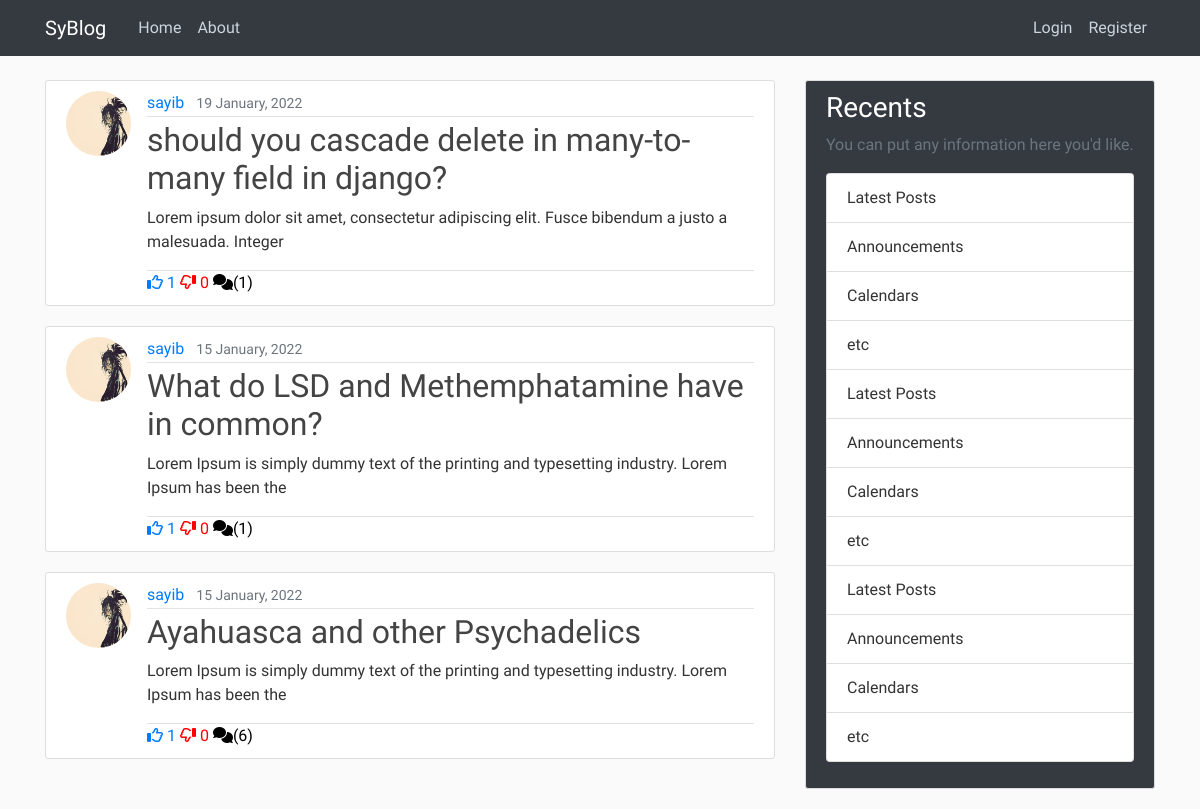
The app's page /, older data.
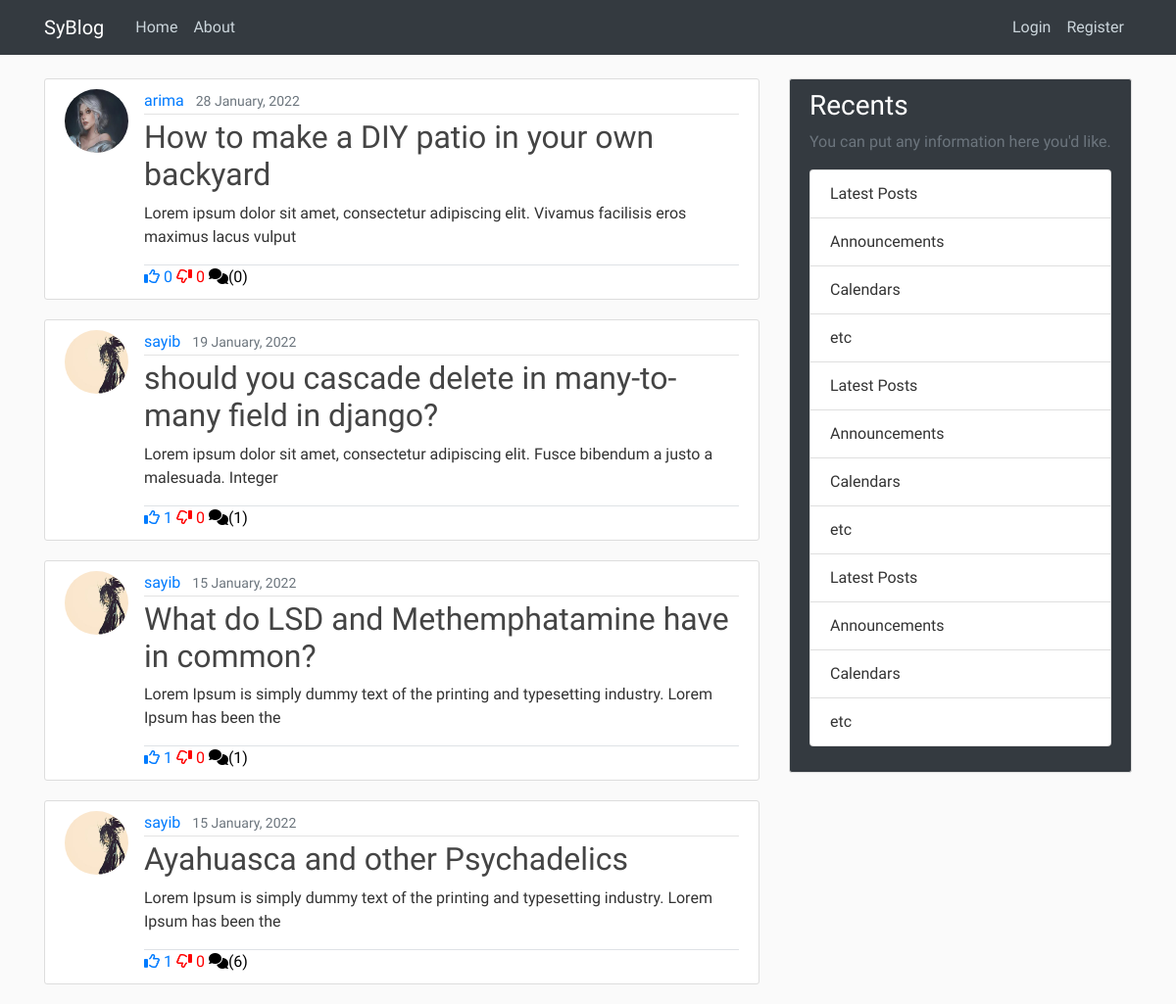
The same page, newer data.
### blog/models.py (models this page shows, shortened)
class Post(models.Model):
    title = models.CharField(max_length=100)
    content = models.TextField()
    date_posted = models.DateTimeField(default=timezone.now)
    author = models.ForeignKey(User, on_delete=models.CASCADE)
    likes = models.ManyToManyField(User, related_name="blog_likes")
    dislikes = models.ManyToManyField(User, related_name="blog_dislikes")
    def snippet(self):
        return self.content[:100]
    def likes_count(self):
        return self.likes.count()
    def dislikes_count(self):
        return self.dislikes.count()

### users/models.py (models this page shows, shortened)
class Profile(models.Model):
    user = models.OneToOneField(User, on_delete=models.CASCADE)
    image = models.ImageField(default = "default.jpg", upload_to='profile_pics')

### blog/views.py (the view)
# urls.py: path('', PostListView.as_view(), name="blog-home"),
class PostListView(ListView):
    model = Post
    template_name = "blog/home.html"
    context_object_name = 'posts'
    ordering = ['-date_posted']

### friend/context_processors.py (called while the page is built)
def requests_to_base(requests):
    receivers = dict(Counter([req.receiver for req in FriendRequest.objects.all()]))
    return {'receivers': receivers}

### blog/templates/blog/home.html
{% extends 'blog/base.html' %}
{% block content %}
    {% for post in posts %}
        <article class="media content-section">
            <img class="rounded-circle article-img" src="{{post.author.profile.image.url}}" >
            <div class="media-body">
                <div class="article-metadata">
                    <a class="mr-2" href="{% url 'user_display' post.author.id %}">{{ post.author }}</a>
                    <small class="text-muted">{{ post.date_posted|date:"d F, Y" }}</small>
                </div>
                <h2><a class="article-title" href="{% url 'post-detail' post.id%}">{{ post.title }}</a></h2>
                <p class="article-content">{{ post.snippet }}</p>
                <div class="border-top">
                    <a class="like-btn"  style="text-decoration:none" disabled><i class="fa-regular fa-thumbs-up"></i> {{post.likes_count}}</a>
                    <a class="like-btn"  style="text-decoration:none; color:red" disabled><i class="fa-regular fa-thumbs-down fa-flip-horizontal"></i> {{post.dislikes_count}}</a>
                    <a style="text-decoration:none; color:black" disabled><i class="fas fa-comments"></i>({{post.comments.all.count}})</a>
                </div>
            </div>
        </article>
    {% endfor %}
{% endblock content %}

### blog/templates/blog/base.html (shortened to what this page needs)
{% load static %}
<!DOCTYPE html>
<html lang="en">
<head>
    <link rel="stylesheet" href="https://cdnjs.cloudflare.com/ajax/libs/font-awesome/6.0.0-beta3/css/all.min.css" />
    <link rel="stylesheet" href="https://cdn.jsdelivr.net/npm/bootstrap@4.6.1/dist/css/bootstrap.min.css">
    <link rel="stylesheet" href="{% static 'blog/main.css' %}">
  </head>
<body>
    <header class="site-header">
      <nav class="navbar navbar-expand-md navbar-dark bg-dark fixed-top">
        <div class="container">
          <a class="navbar-brand mr-4" href="{% url 'blog-home' %}">SyBlog</a>
          <div class="collapse navbar-collapse" id="navbarToggle">
            <div class="navbar-nav mr-auto">
              <a class="nav-item nav-link" href="{% url 'blog-home' %}">Home</a>
              <a class="nav-item nav-link" href="{% url 'blog-about' %}">About</a>
            </div>
            <div class="navbar-nav">
              {% if user.is_authenticated %}
                <a class="nav-item nav-link" href="{% url 'logout' %}">Logout</a>
                <a class="nav-item nav-link" href="{% url 'post-create' %}">New Post</a>
                <a class="nav-item nav-link" href="{% url 'profile' %}">Profile</a>
                <a class="nav-item nav-link" href="{% url 'list-friends' %}">Friends</a>
                <a class="nav-item nav-link" href="{% url 'chat-home' %}">Chatroom</a>
              {% else %}
                <a class="nav-item nav-link" href="{% url 'login' %}">Login</a>
                <a class="nav-item nav-link" href="{% url 'register' %}">Register</a>
              {% endif %}
            </div>
          </div>
        </div>
      </nav>
    </header>
    <main role="main" class="container">
    <div class="row">
        <div class="col-md-8">
          {% block content %}{% endblock %}
        </div>
        <div class="col-md-4">
        <div class="sidebar content-section bg-dark">
            <h3>Recents</h3>
            <p class='text-muted'>You can put any information here you'd like.
            <ul class="list-group">
                <li class="list-group-item list-group-item">Latest Posts</li>
                <li class="list-group-item list-group-item">Announcements</li>
                <li class="list-group-item list-group-item">Calendars</li>
                <li class="list-group-item list-group-item">etc</li>
                <li class="list-group-item list-group-item">Latest Posts</li>
                <li class="list-group-item list-group-item">Announcements</li>
                <li class="list-group-item list-group-item">Calendars</li>
                <li class="list-group-item list-group-item">etc</li>
                <li class="list-group-item list-group-item">Latest Posts</li>
                <li class="list-group-item list-group-item">Announcements</li>
                <li class="list-group-item list-group-item">Calendars</li>
                <li class="list-group-item list-group-item">etc</li>
            </ul>
            </p>
        </div>
        </div>
    </div>
    </main>
</body>
</html>

### blog/static/blog/main.css (style rules this page uses)
body { background: #fafafa; color: #333333; margin-top: 5rem; font-family: 'Quicksand'; }
a { text-decoration: none; }
h1, h2, h3, h4, h5, h6 { color:black; }
.sidebar h3 { color:white; }
ul { margin: 0; }
.bg-dark { background-color: #5f788a; }
.site-header .navbar-nav .nav-link { color: #cbd5db; }
.content-section { background: #ffffff; padding: 10px 20px; border: 1px solid #dddddd; border-radius: 3px; margin-bottom: 20px; }
.article-title { color: #444444; }
.article-content { white-space: pre-line; }
.article-img { height: 65px; width: 65px; margin-right: 16px; }
.article-metadata { padding-bottom: 1px; margin-bottom: 4px; border-bottom: 1px solid #e3e3e3 }
.border-top { border-top: 1px solid #dee2e6 !important; }

Row changes from the older to the newer data that the page shows:
added Post: author.profile.image (placeholder picture), author "arima", date_posted "28 January, 2022", title "How to make a DIY patio in your own backyard", snippet "Lorem ipsum dolor sit amet, consectetur adipiscing elit. Vivamus facilisis eros maximus lacus vulput", likes_count "0", dislikes_count "0", comments.all.count "0"
